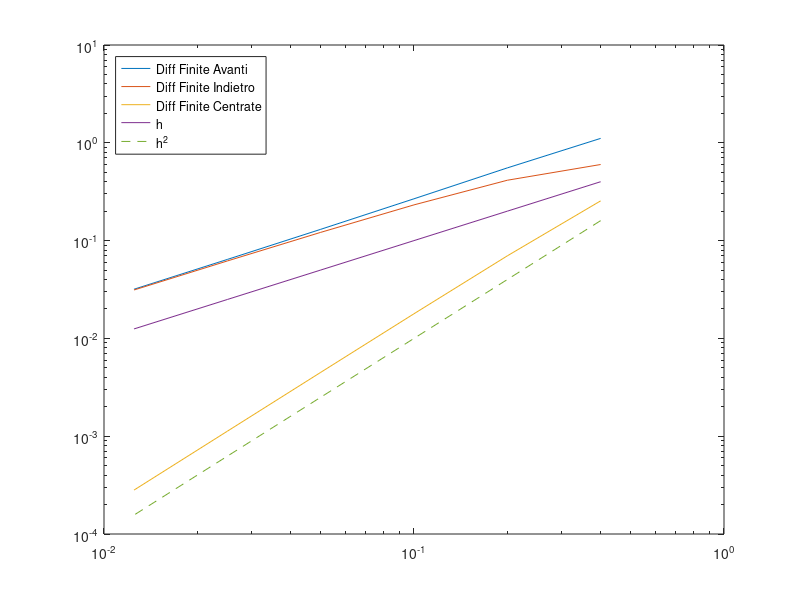
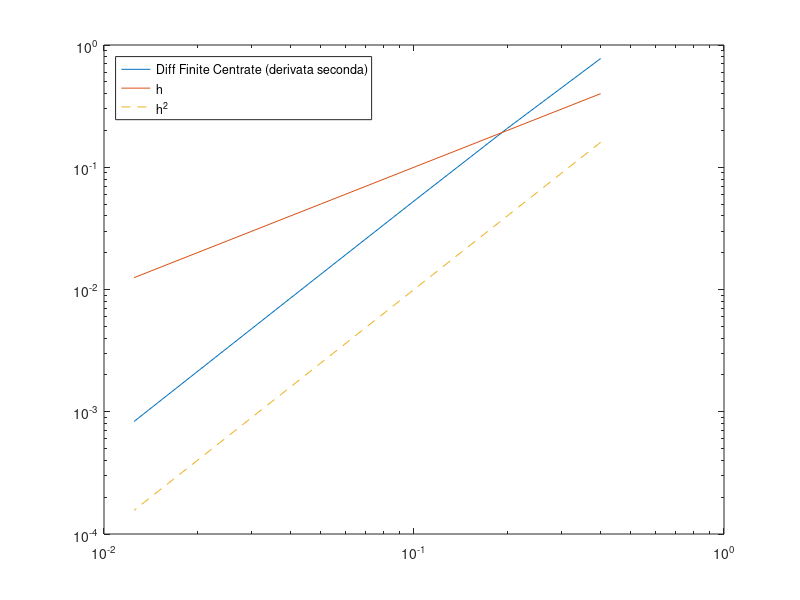

The MATLAB source for these figures, in order:
clear
clc
close all

% definisco la funzione come da testo e ne calcolo derivate prima e
% seconda in modo analtico
f = @(x) exp(-x.^2) .* sin(2*x + 1);
df = @(x) -2*x.*exp(-x.^2) .* sin(2*x + 1) + 2*exp(-x.^2) .* cos(2*x + 1);
d2f = @(x) 4*x.^2.*exp(-x.^2) .* sin(2*x + 1) + ...
           -8*x.*exp(-x.^2) .* cos(2*x + 1) + ...
           -6*exp(-x.^2) .* sin(2*x + 1);

% definisco il punto in cui valutare la derivata
xb = 0;
% definisco i vari passi
hv = 0.4 ./ (2.^(0:5));

%% 1

% inizializzo i vettori degli errori
err_dfa = [];
err_dfi = [];
err_dfc = [];
% valuto la derivata esatta
df_ex = df(xb);

% ciclo su ogni passo calcolo l'approssimazione della derivata e salvo il
% valore dell'errore nel vettore corrispondente
for h = hv
    % differenze finite in avanti
    dfa = (f(xb + h) - f(xb)) / h;
    err_dfa = [err_dfa, abs(dfa - df_ex)];
    % differenze finite all'indietro
    dfi = (f(xb) - f(xb - h)) / h;
    err_dfi = [err_dfi, abs(dfi - df_ex)];
    % differenze finite centrate
    dfc = (f(xb + h) - f(xb - h)) / (2*h);
    err_dfc = [err_dfc, abs(dfc - df_ex)];
end

% plotto gli errori in scala logaritmica
figure
loglog(hv, err_dfa, hv, err_dfi, hv, err_dfc)
hold on
loglog(hv, hv, hv, hv.^2, LineStyle="--")
legend('Diff Finite Avanti', 'Diff Finite Indietro', 'Diff Finite Centrate', 'h', 'h^2', 'Location', 'NorthWest')

% troviamo il risultato teorico, DFA e DFI hanno ordine 1 e DFC ha ordine 2

%% 2

% inizializzo il vettore degli errori
err_d2fc = [];
% valuto la derivata seconda esatta
d2f_ex = d2f(xb);

% per ogni passo calcolo l'approssimazione della derivata seconda
for h = hv
    % differenze finite centrate (derivata seconda)
    df2c = (f(xb + h) - 2*f(xb) + f(xb - h)) / h^2;
    err_d2fc = [err_d2fc, abs(df2c - d2f_ex)];
end

% plotto in scala logaritmica
figure
loglog(hv, err_d2fc)
hold on
loglog(hv, hv, hv, hv.^2, LineStyle="--")
legend('Diff Finite Centrate (derivata seconda)', 'h', 'h^2', 'Location', 'NorthWest')

% troviamo il risultato teorico, DFC per derivata seconda ha oordine 2
